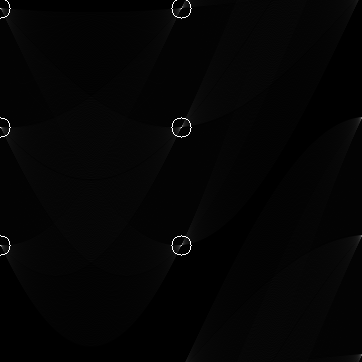
#> input picture HW2/Images/ps1-2-aa.png, 362 x 362 px, given in place of ps1-input2.jpg, which was not available
$ python question6.py
#> lines starting #> are read from the running program, lines starting #| are printed output that depends on the picture; after the words box and inside, x2 and y2 are one past the last pixel; in counts of white or black regions, pixels touching at a corner belong together; pictures that were not available may be replaced by others from this repository, and a replacement may not be noted
### HW2/question2.py
import cv2
import numpy as np

from HW2.question1 import question1

HOUGH_THRESHOLD = 0.5


# [7 lines left out: function question2, not called in this run]


def draw_lines(acc, img, threshold=0.5, parallel_dist=None, parallel_threshold=0.7):
    acc = acc.copy()
    img = img.copy()
    max_vote = np.max(acc)
    max_points_d, max_points_theta = (acc > threshold * max_vote).nonzero()
    diag, _ = acc.shape
    for theta, d in zip(max_points_theta, max_points_d):
        if parallel_dist is not None:
            d_min_up = d + parallel_dist[0]
            d_max_up = d + parallel_dist[1]
            d_min_down = d - parallel_dist[1]
            d_max_down = d - parallel_dist[0]
            if np.max(acc[d_min_up:d_max_up, theta]) < parallel_threshold * acc[d, theta] \
                    and (d_min_down < 0 or np.max(acc[d_min_down:d_max_down, theta]) < parallel_threshold * acc[d, theta]):
                continue
        a = 2.0 * np.pi * theta / diag
        theta_pi_over_two = int(np.floor(diag / 4.0))
        theta_pi = int(np.floor(diag / 2.0))
        # compute position of two point on the line
        if theta % theta_pi == theta_pi_over_two:
            p1 = np.array([diag, d])
        else:
            p1 = np.array([int(d / np.cos(a)), 0])
        if theta % theta_pi == 0:
            p2 = np.array([d, diag])
        else:
            p2 = np.array([0, int(d / np.sin(a))])
        # ensure that the line between the two points is in the screen
        if p1[0] < 0:
            p1 += (p2 - p1) * 10
        if p2[1] < 0:
            p2 += (p1 - p2) * 10
        cv2.line(img, tuple(p1), tuple(p2), (255, 0, 0), 2)
        cv2.circle(acc, (theta, d), 10, (max_vote, 0, 0), 1)
    acc *= (255/max_vote)
    return acc, img


def hough_transform(edges):
    edges_points_y, edges_points_x = edges.nonzero()
    diag = int(np.floor(np.linalg.norm(edges.shape)))
    accumulator = np.zeros(shape=(diag, diag))
    for x, y in zip(edges_points_x, edges_points_y):
        # [5 lines of commented-out code are left out]
        for theta in range(0, diag):
            a = 2.0 * np.pi * theta / diag
            d = x * np.cos(a) + y * np.sin(a)
            d = int(np.floor(d))
            if 0 <= d < diag:
                accumulator[d][theta] += 1
    return accumulator


# [5 lines that do not run on import are left out]

### HW2/question6.py
import cv2

from HW2.question3 import question3
from HW2.question2 import hough_transform, draw_lines
from HW2.question1 import question1


def question6(im_bw, filter_size):
    filtered = cv2.GaussianBlur(src=im_bw,
                                ksize=(filter_size, filter_size),
                                sigmaX=0)
    edges = cv2.Canny(filtered, 40, 125)
    hough = hough_transform(edges)
    acc, img_line_a = draw_lines(hough, filtered, threshold=0.5)
    acc, img_line_c = draw_lines(hough, filtered, threshold=0.5, parallel_dist=(22, 35), parallel_threshold=0.7)
    return filtered, edges, img_line_a, img_line_c


if __name__ == '__main__':
    filter_size = 11
    im = cv2.imread("subject/ps1-input2.jpg", cv2.IMREAD_GRAYSCALE)
#> im is the input picture: shape (362, 362); min 0, max 255, mean 4.3
    flt, ed, ila, ilc = question6(im, filter_size)
#> in question6, `edges = cv2.Canny(filtered, 40, 125)`:
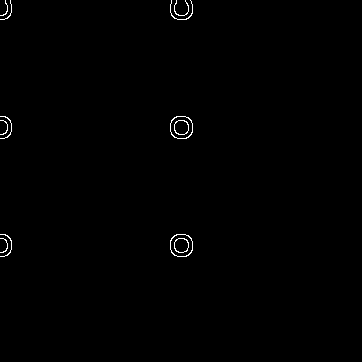
#> edges: shape (362, 362); 0.43% white in thin lines or dots, all inside (x1, y1, x2, y2) = (0, 0, 193, 257)
#> in hough_transform, `edges_points_y, edges_points_x = edges.nonzero()`: edges_points_y = 568 values from 0 to 256; edges_points_x = 568 values, max 192 at index 32, min 0 at index 105, mean 122
#> the loop in hough_transform, `for x, y in zip(edges_points_x, edges_points_y):` made 568 passes
#> (x, y) on passes 1 to 3: (5, 0), (10, 0), (171, 0)
#> after the loop in hough_transform, `for x, y in zip(edges_points_x, edges_points_y):`:
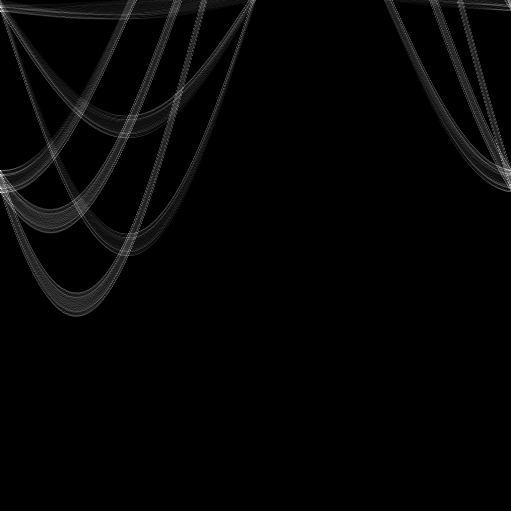
#> accumulator: shape (511, 511) float64; min 0, max 31, mean 0.6; drawn with min black and max white
#> in draw_lines, `max_vote = np.max(acc)`: max_vote = 31
#> in draw_lines, `max_points_d, max_points_theta = (acc > threshold * max_vote).nonzero()`: max_points_d = 181 values from 0 to 251; max_points_theta = 181 values, max 510 at index 7, min 0 at index 11, mean 223.6
#> the loop in draw_lines, `for theta, d in zip(max_points_theta, max_points_d):` made 181 passes
#> (theta, d, a, p1, p2) on passes 3, 4, 5, 6, 7, 8, 9, 10, 11, 13, 15, 16: (508, 1, 6.25, [1, 0], [10, 243]), (458, 2, 5.63, [2, 0], [20, 27]), (508, 2, 6.25, [2, 0], [20, 486]), (509, 2, 6.26, [2, 0], [20, 729]), (509, 3, 6.26, [3, 0], [30, 1098]), (510, 3, 6.27, [3, 0], [3, 511]), (507, 4, 6.23, [4, 0], [40, 729]), (509, 4, 6.26, [4, 0], [40, 1458]), (510, 4, 6.27, [4, 0], [4, 511]), (510, 5, 6.27, [5, 0], [5, 511]), (1, 6, 0.0123, [6, 0], [0, 487]), (508, 6, 6.25, [6, 0], [60, 1458])
#> (theta, d, a, p2) on passes 1, 2, 12, 14, 18, 23: (253, 0, 3.11, [0, 0]), (509, 0, 6.26, [0, 0]), (0, 5, 0, [5, 511]), (0, 6, 0, [6, 511]), (0, 7, 0, [7, 511]), (0, 10, 0, [10, 511])
#> after the loop in draw_lines, `for theta, d in zip(max_points_theta, max_points_d):`: acc: shape (511, 511) float64; 1.23% of pixels changed, all inside (x1, y1, x2, y2) = (0, 0, 511, 262)
#> after the loop in draw_lines, `for theta, d in zip(max_points_theta, max_points_d):`:
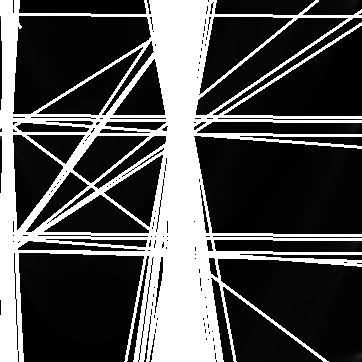
#> img: shape (362, 362); min 0, max 255, mean 81.7
#> in draw_lines, `acc *= (255/max_vote)`:
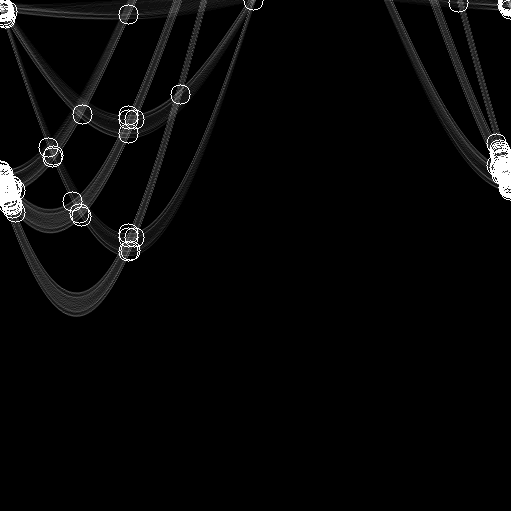
#> acc: shape (511, 511) float64; min 0, max 255, mean 7.2; drawn with min black and max white
#> call 2 of draw_lines, with threshold = 0.5, parallel_dist = (22, 35), parallel_threshold = 0.7
#> the loop in draw_lines (call 2), `for theta, d in zip(max_points_theta, max_points_d):` made 181 passes
#> (theta, d, d_min_up, d_max_up, d_min_down, d_max_down) on passes 1 to 12: (253, 0, 22, 35, -35, -22), (509, 0, 22, 35, -35, -22), (508, 1, 23, 36, -34, -21), (458, 2, 24, 37, -33, -20), (508, 2, 24, 37, -33, -20), (509, 2, 24, 37, -33, -20), (509, 3, 25, 38, -32, -19), (510, 3, 25, 38, -32, -19), (507, 4, 26, 39, -31, -18), (509, 4, 26, 39, -31, -18), (510, 4, 26, 39, -31, -18), (0, 5, 27, 40, -30, -17)
#> (theta, d, d_min_up) on pass 36: (5, 18, 40)
#> after the loop in draw_lines (call 2), `for theta, d in zip(max_points_theta, max_points_d):`:
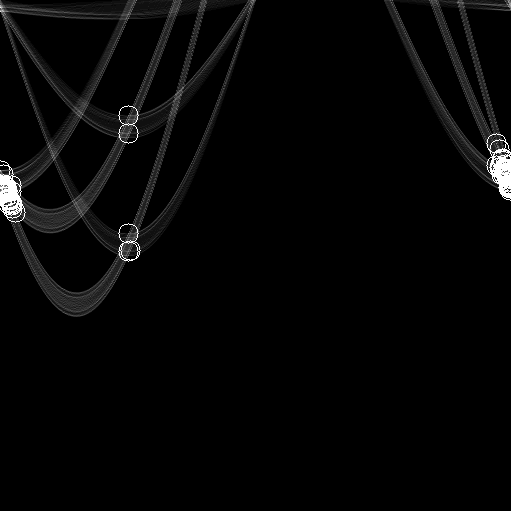
#> acc: shape (511, 511) float64; 0.68% of pixels changed, all inside (x1, y1, x2, y2) = (0, 105, 511, 262); drawn with min black and max white
#> after the loop in draw_lines (call 2), `for theta, d in zip(max_points_theta, max_points_d):`:
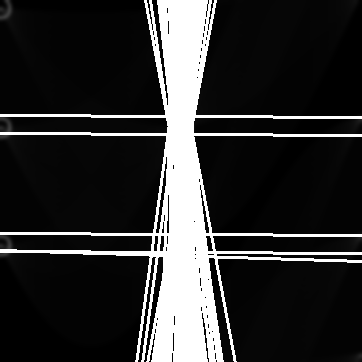
#> img: shape (362, 362); min 0, max 255, mean 47.5
#> in draw_lines (call 2), `acc *= (255/max_vote)`:
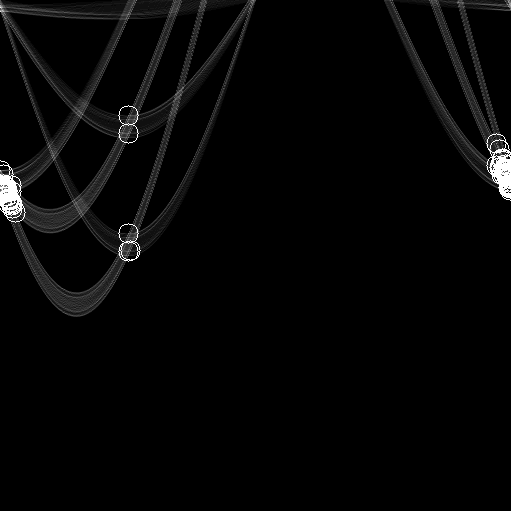
#> acc: shape (511, 511) float64; 11.82% of pixels changed, all inside (x1, y1, x2, y2) = (0, 0, 511, 317); drawn with min black and max white
    cv2.imwrite("Images/ps1-6-a.png", ila)
    cv2.imwrite("Images/ps1-6-c.png", ilc)
    cv2.imwrite("Images/ps1-6-a-test1.png", ed)
